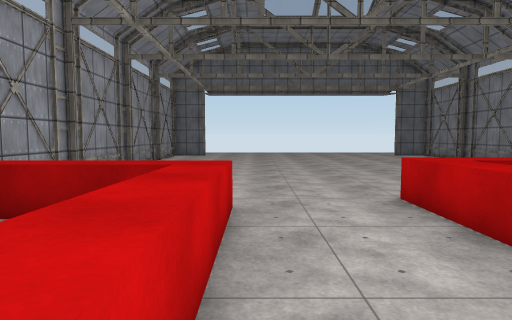
[1] (above)

22 first-person views from a walk through a Unity game level. The camera is 1.5 m above the floor, tilts 4° down and sees 75° across. The floor is counted in squares, 1 m on a side. Each view is taken from the middle of a square. On the plan, view 1 faces up. The plan holds only what a view shows up to about 15 squares ahead; the rest is blank. The player character is not drawn. Surface patterns are stand-ins for the level's own textures.

[2]
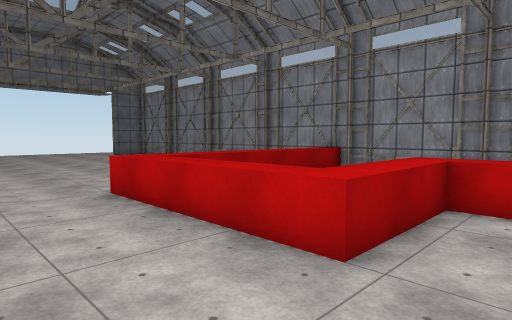

[3]
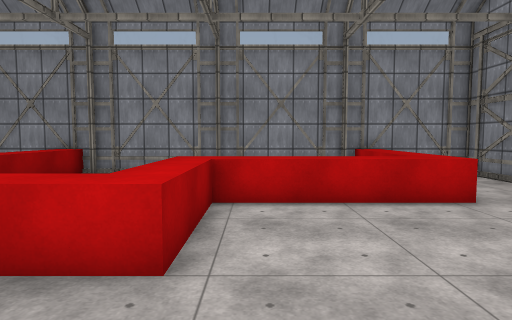

[4]
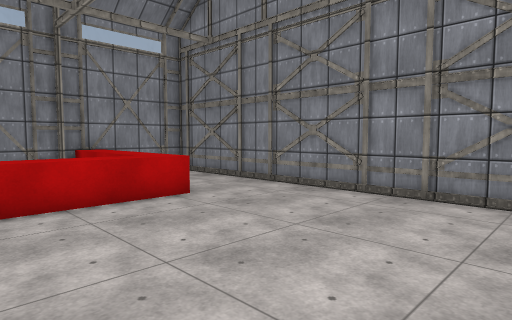

[5]
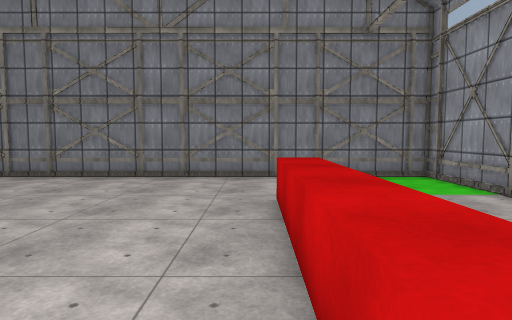

[6]
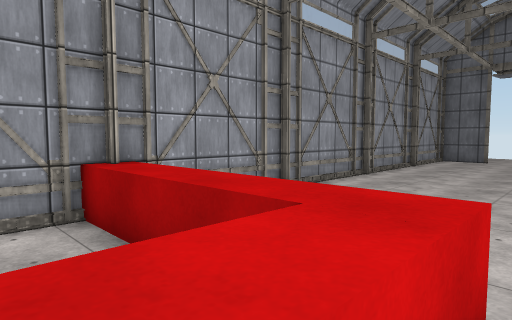

[7]
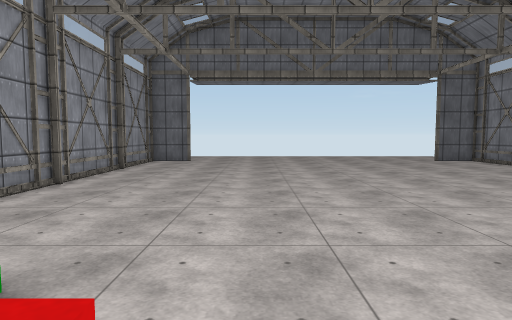

[8]
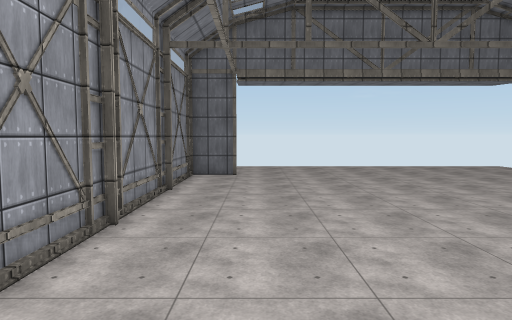

[9]
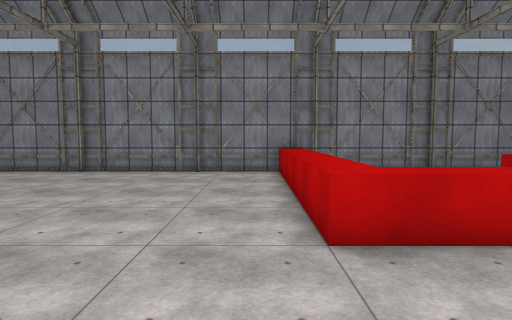

[10]
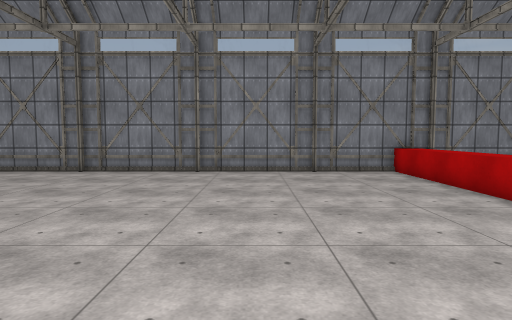

[11]
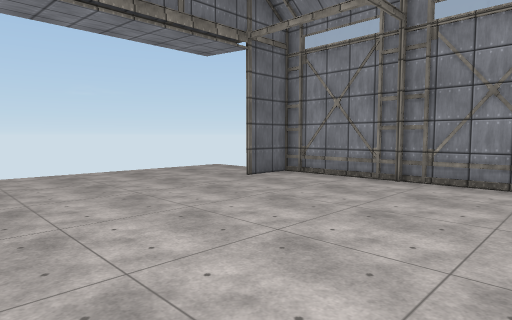

[12]
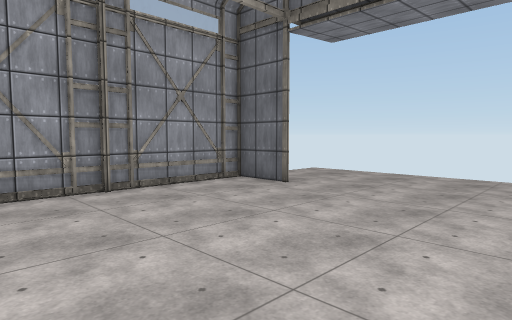

[13]
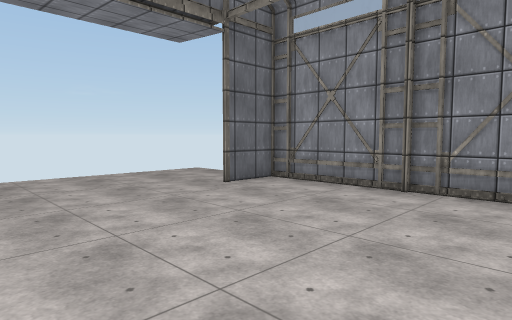

[14]
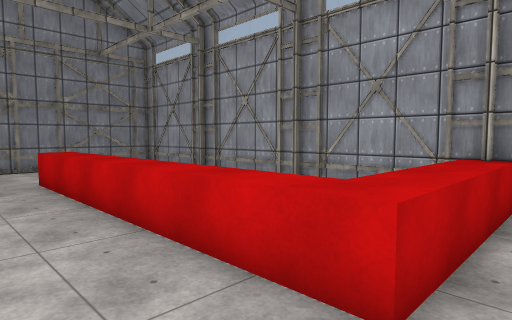

[15]
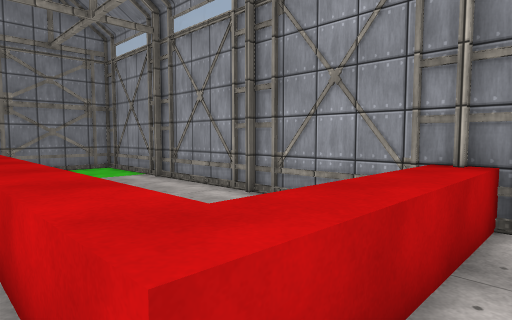

[16]
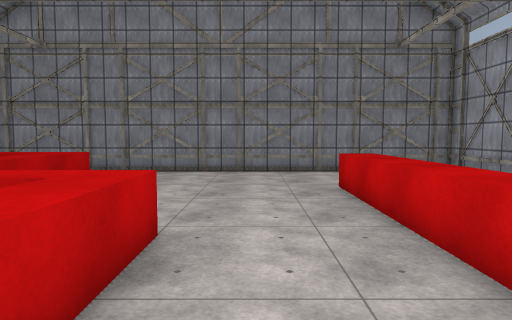

[17]
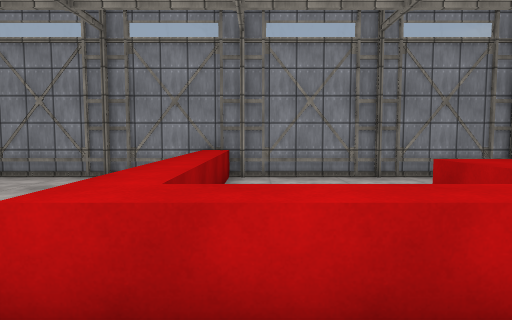

[18]
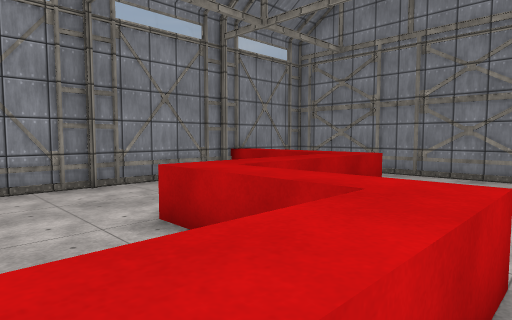

[19]
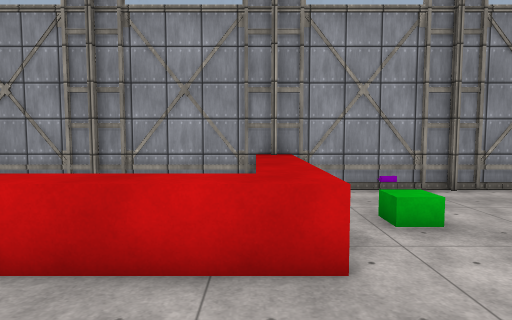

[20]
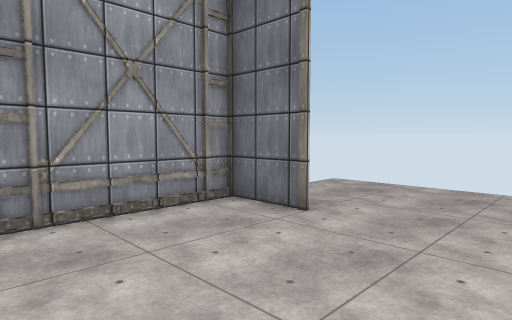

[21]
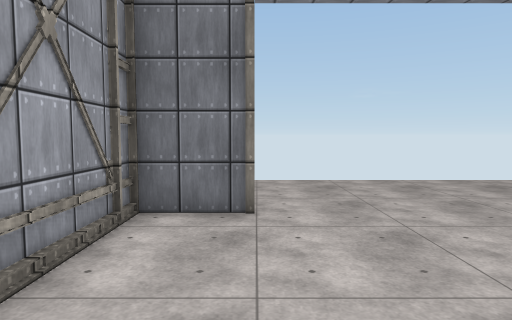

[22]
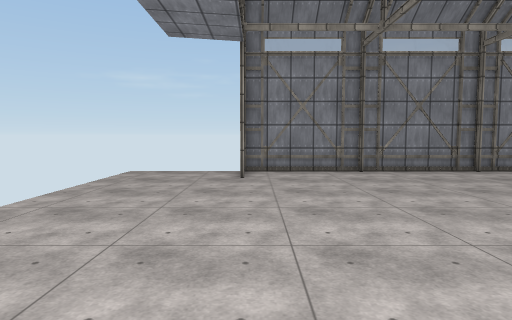

### Floor plan
Key: @ floor where view 1 was taken; # wall or solid block; . floor; / step, stairs or slope; ^ raised ledge; O other object.
Columns run from 7 left of view 1 to 14 right of it. Each row starts with its distance up from view 1.
 31  ....................
 30  ....................
 29  ....................
 28   ...................
 27 ###...............####
 26  # ..................#
 25 ##...................#
 24 #....................#
 23 #....................#
 22 ##..................##
 21  #..................#
 20 ##..................##
 19 #....................#
 18 #....................#
 17 ##..................##
 16  #..................#
 15 ##..................##
 14 #....................#
 13 #....................#
 12 ##..................##
 11  #..................#
 10 ##.................. #
  9 #..O/................#
  8 #..........^^^^^^^^^^#
  7 #^^^^^^....^^^^^^^^^^#
  6 #^^^^^^....^       .##
  5 #..   ^....^       .#
  4 #.    ^....^   .....#
  3 #.    ^....^   .....#
  2 ##.   ^....^^^^^....#
  1  #.   ^....^^^^^ ...#
  0 ##.   ^@.......^   .#
 -1 #..   ^........^    #
 -2 #..   ^........^    #
 -3 ##.   ^........^    ##
 -4  #.   ^........^^^^^^#
 -5 ##.   .........^^^^^^#
 -6 #..   ...........    #
 -7 #..   .............  #
 -8 ##.   ..............##
 -9 ######################

Positions as (right, up) in squares from view 1, and headings:
1: (0, 0), facing up
2: (0, -1), facing up-right
3: (0, 0), facing right
4: (0, 0), facing down-right
5: (0, 4), facing down
6: (0, 4), facing up-left
7: (0, 6), facing up
8: (-3, 9), facing up
9: (-1, 9), facing right
10: (-1, 14), facing right
11: (2, 17), facing up-right
12: (3, 18), facing up-left
13: (4, 18), facing up-right
14: (2, 8), facing down-left
15: (0, 8), facing down-left
16: (2, 6), facing down
17: (1, 6), facing right
18: (3, 5), facing down-right
19: (3, 6), facing left
20: (0, 21), facing up-left
21: (-4, 20), facing up
22: (-1, 26), facing right
